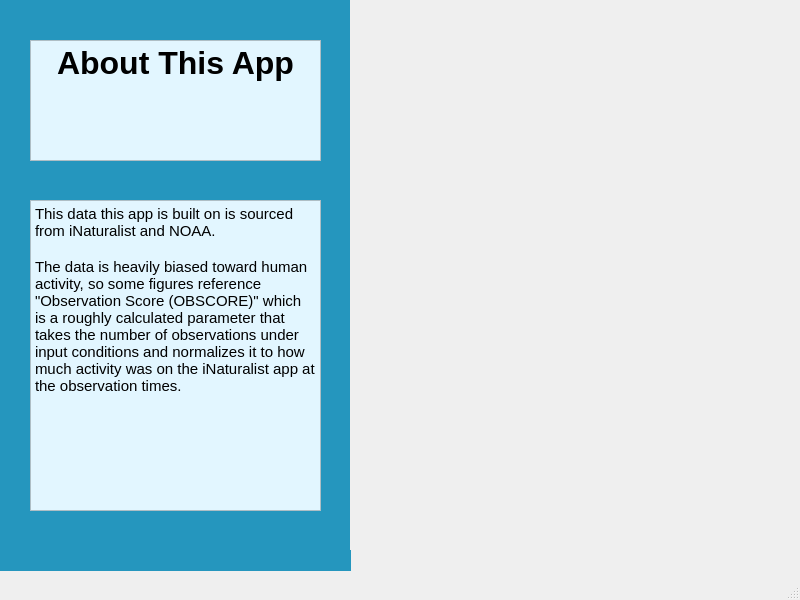
<?xml version="1.0" encoding="UTF-8"?>
<ui version="4.0">
 <class>MainWindow</class>
 <widget class="QMainWindow" name="MainWindow">
  <property name="geometry">
   <rect>
    <x>0</x>
    <y>0</y>
    <width>800</width>
    <height>600</height>
   </rect>
  </property>
  <property name="windowTitle">
   <string>MainWindow</string>
  </property>
  <widget class="QWidget" name="centralwidget">
   <widget class="QWidget" name="leftMenu" native="true">
    <property name="geometry">
     <rect>
      <x>0</x>
      <y>0</y>
      <width>351</width>
      <height>571</height>
     </rect>
    </property>
    <property name="sizePolicy">
     <sizepolicy hsizetype="Expanding" vsizetype="Preferred">
      <horstretch>0</horstretch>
      <verstretch>0</verstretch>
     </sizepolicy>
    </property>
    <property name="styleSheet">
     <string notr="true">#leftMenu{
background-color: #2596be;
}</string>
    </property>
    <widget class="QTextBrowser" name="textBrowser">
     <property name="geometry">
      <rect>
       <x>30</x>
       <y>40</y>
       <width>291</width>
       <height>121</height>
      </rect>
     </property>
     <property name="styleSheet">
      <string notr="true">background-color:rgb(226, 246, 255)</string>
     </property>
     <property name="html">
      <string>&lt;!DOCTYPE HTML PUBLIC &quot;-//W3C//DTD HTML 4.0//EN&quot; &quot;http://www.w3.org/TR/REC-html40/strict.dtd&quot;&gt;
&lt;html&gt;&lt;head&gt;&lt;meta name=&quot;qrichtext&quot; content=&quot;1&quot; /&gt;&lt;style type=&quot;text/css&quot;&gt;
p, li { white-space: pre-wrap; }
&lt;/style&gt;&lt;/head&gt;&lt;body style=&quot; font-family:'MS Shell Dlg 2'; font-size:7.8pt; font-weight:400; font-style:normal;&quot;&gt;
&lt;p align=&quot;center&quot; style=&quot; margin-top:0px; margin-bottom:0px; margin-left:0px; margin-right:0px; -qt-block-indent:0; text-indent:0px;&quot;&gt;&lt;span style=&quot; font-size:24pt; font-weight:600;&quot;&gt;About This App&lt;/span&gt;&lt;/p&gt;&lt;/body&gt;&lt;/html&gt;</string>
     </property>
    </widget>
    <widget class="QTextBrowser" name="textBrowser_2">
     <property name="geometry">
      <rect>
       <x>30</x>
       <y>200</y>
       <width>291</width>
       <height>311</height>
      </rect>
     </property>
     <property name="styleSheet">
      <string notr="true">background-color:rgb(226, 246, 255)</string>
     </property>
     <property name="html">
      <string>&lt;!DOCTYPE HTML PUBLIC &quot;-//W3C//DTD HTML 4.0//EN&quot; &quot;http://www.w3.org/TR/REC-html40/strict.dtd&quot;&gt;
&lt;html&gt;&lt;head&gt;&lt;meta name=&quot;qrichtext&quot; content=&quot;1&quot; /&gt;&lt;style type=&quot;text/css&quot;&gt;
p, li { white-space: pre-wrap; }
&lt;/style&gt;&lt;/head&gt;&lt;body style=&quot; font-family:'MS Shell Dlg 2'; font-size:7.8pt; font-weight:400; font-style:normal;&quot;&gt;
&lt;p style=&quot; margin-top:0px; margin-bottom:0px; margin-left:0px; margin-right:0px; -qt-block-indent:0; text-indent:0px;&quot;&gt;&lt;span style=&quot; font-size:11pt;&quot;&gt;This data this app is built on is sourced from iNaturalist and NOAA.&lt;/span&gt;&lt;/p&gt;
&lt;p style=&quot;-qt-paragraph-type:empty; margin-top:0px; margin-bottom:0px; margin-left:0px; margin-right:0px; -qt-block-indent:0; text-indent:0px; font-size:11pt;&quot;&gt;&lt;br /&gt;&lt;/p&gt;
&lt;p style=&quot; margin-top:0px; margin-bottom:0px; margin-left:0px; margin-right:0px; -qt-block-indent:0; text-indent:0px;&quot;&gt;&lt;span style=&quot; font-size:11pt;&quot;&gt;The data is heavily biased toward human activity, so some figures reference &amp;quot;Observation Score (OBSCORE)&amp;quot; which is a roughly calculated parameter that takes the number of observations under input conditions and normalizes it to how much activity was on the iNaturalist app at the observation times.&lt;/span&gt;&lt;/p&gt;&lt;/body&gt;&lt;/html&gt;</string>
     </property>
    </widget>
   </widget>
   <widget class="QWidget" name="rightMenu" native="true">
    <property name="geometry">
     <rect>
      <x>350</x>
      <y>0</y>
      <width>451</width>
      <height>571</height>
     </rect>
    </property>
    <property name="styleSheet">
     <string notr="true">#leftMenu{
background-color: rgb(228, 238, 236);
}</string>
    </property>
    <widget class="QWidget" name="headerFrame" native="true">
     <property name="geometry">
      <rect>
       <x>0</x>
       <y>-1</y>
       <width>441</width>
       <height>121</height>
      </rect>
     </property>
     <widget class="QWidget" name="">
      <property name="geometry">
       <rect>
        <x>0</x>
        <y>0</y>
        <width>451</width>
        <height>131</height>
       </rect>
      </property>
      <layout class="QHBoxLayout" name="horizontalLayout">
       <item>
        <widget class="QWidget" name="widget" native="true">
         <property name="autoFillBackground">
          <bool>true</bool>
         </property>
        </widget>
       </item>
       <item>
        <widget class="QWidget" name="widget_3" native="true">
         <property name="autoFillBackground">
          <bool>true</bool>
         </property>
        </widget>
       </item>
       <item>
        <widget class="QWidget" name="widget_4" native="true">
         <property name="autoFillBackground">
          <bool>true</bool>
         </property>
        </widget>
       </item>
      </layout>
     </widget>
    </widget>
    <widget class="QWidget" name="cardFrame" native="true">
     <property name="geometry">
      <rect>
       <x>-1</x>
       <y>119</y>
       <width>441</width>
       <height>151</height>
      </rect>
     </property>
     <property name="autoFillBackground">
      <bool>true</bool>
     </property>
    </widget>
    <widget class="QWidget" name="mainFrame" native="true">
     <property name="geometry">
      <rect>
       <x>-1</x>
       <y>269</y>
       <width>441</width>
       <height>281</height>
      </rect>
     </property>
     <property name="autoFillBackground">
      <bool>true</bool>
     </property>
    </widget>
   </widget>
  </widget>
  <widget class="QMenuBar" name="menubar">
   <property name="geometry">
    <rect>
     <x>0</x>
     <y>0</y>
     <width>800</width>
     <height>26</height>
    </rect>
   </property>
  </widget>
  <widget class="QStatusBar" name="statusbar"/>
 </widget>
 <resources/>
 <connections/>
</ui>
